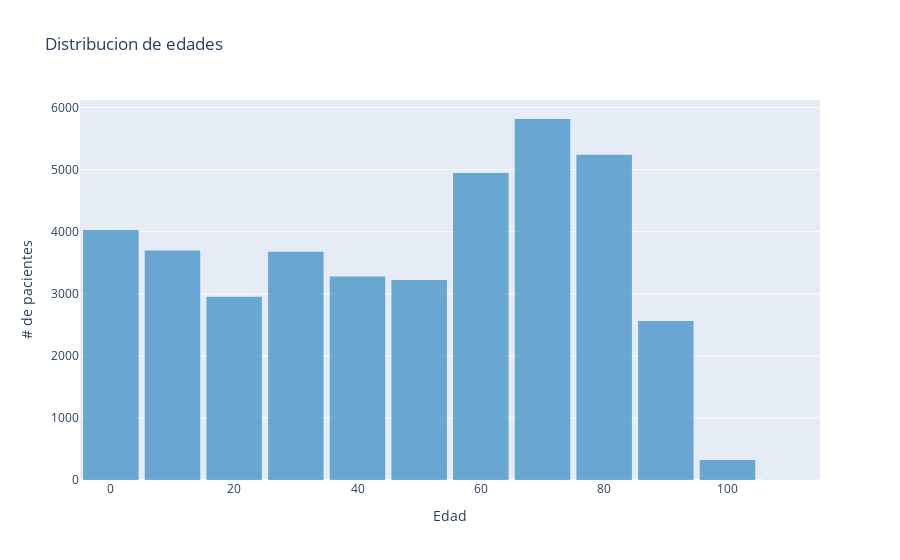

Notebook cell for this chart:
### Markdown cell above
## Edad

### Code cell
fig = px.histogram(data, x='Paciente Edad', nbins=20, histfunc='count', 
                   #marginal='rug', # Show individual data points on the margin
                   opacity=0.75, # Adjust the opacity for better visualization
                   template="plotly", # Dark theme for a more stylish look
                   title='Distribucion de edades',
                   color_discrete_sequence=['#4191c6'],
                   ) 

# Update layout for better aesthetics
fig.update_layout(
    xaxis_title='Edad',
    yaxis_title='# de pacientes',
    showlegend=False, # No legend for simplicity
    barmode='overlay', # Overlay the histograms
    bargap=0.1, # Adjust the gap between bars
)

# Show the plot
fig.show()

### Figure 1 — Plotly figure (JSON) as saved in the notebook; plotly's stock layout.template omitted (floating-point values rounded to 4 significant figures; data arrays with more than 128 entries replaced by an {"elided": "..."} marker saying what was removed)
{"data": [{"alignmentgroup": "True", "bingroup": "x", "histfunc": "count", "hovertemplate": "Paciente Edad=%{x}<br>count=%{y}<extra></extra>", "legendgroup": "", "marker": {"color": "#4191c6", "opacity": 0.75, "pattern": {"shape": ""}}, "name": "", "nbinsx": 20, "offsetgroup": "", "orientation": "v", "showlegend": false, "type": "histogram", "x": {"elided": "39745 float values"}, "xaxis": "x", "yaxis": "y"}], "layout": {"bargap": 0.1, "barmode": "overlay", "legend": {"tracegroupgap": 0}, "showlegend": false, "title": {"text": "Distribucion de edades"}, "xaxis": {"anchor": "y", "domain": [0, 1], "title": {"text": "Edad"}}, "yaxis": {"anchor": "x", "domain": [0, 1], "title": {"text": "# de pacientes"}}}}
